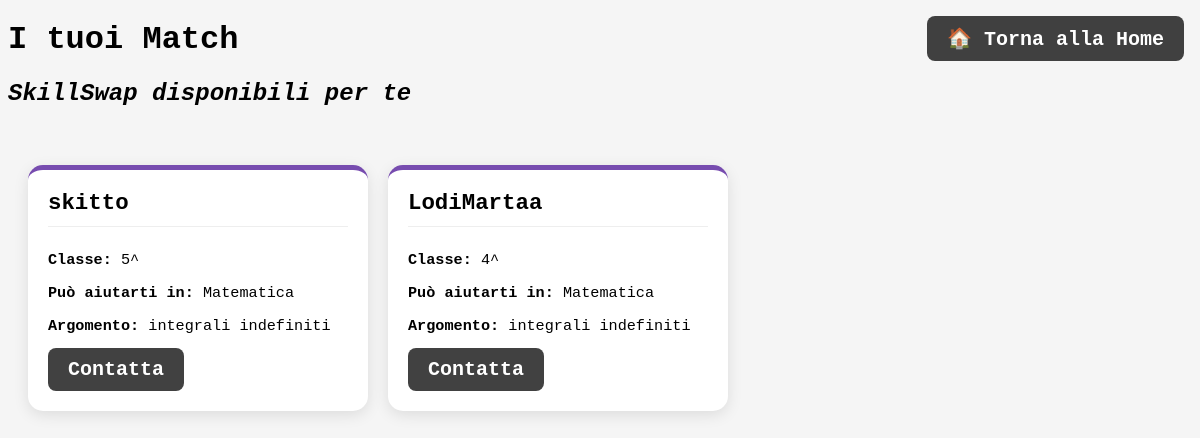
Page /include/match.php (signed in) on the committed database.
### tables this page shows
CREATE TABLE `voti` (
  `idVoto` int NOT NULL,
  `idUtente` int NOT NULL,
  `materia` varchar(100) NOT NULL,
  `argomento` varchar(255) NOT NULL,
  `voto` decimal(4,2) NOT NULL,
  `tipo` enum('OFFRO','CERCO','NEUTRO') NOT NULL,
  `data_inserimento` timestamp NOT NULL
);

CREATE TABLE `utenti` (
  `idUtente` int NOT NULL,
  `nome` varchar(50) NOT NULL,
  `cognome` varchar(50) NOT NULL,
  `username` varchar(50) NOT NULL,
  `indirizzo` varchar(255) NOT NULL,
  `dataNascita` date NOT NULL,
  `provinciaIstituto` varchar(100) NOT NULL,
  `comuneIstituto` varchar(100) NOT NULL,
  `nomeIstituto` varchar(100) NOT NULL,
  `classe` varchar(20) NOT NULL,
  `telefono` varchar(20) NOT NULL,
  `email` varchar(100) NOT NULL,
  `password` varchar(255) NOT NULL
);

### include/match.php (the view, shortened to what this page needs)
<?php
$conn = DBHandler::getPDO();
$myId = $_SESSION['idUtente'];
$sql = "CALL get_matches(:myId)";
$stmt = $conn->prepare($sql);
$stmt->execute(['myId' => $myId]);
$matches = $stmt->fetchAll();
?>
<!DOCTYPE html>
<html lang="it">
<head>
    <link rel="stylesheet" href="../style.css"> </head>
<body>
    <?php require_once 'header_home.php'; ?>
    <h1>I tuoi Match</h1>
    <h2><i> SkillSwap disponibili per te</i></h2>
<br>
    <div class="match-container">
        <?php if (count($matches) > 0): ?>
            <?php foreach ($matches as $match): ?>
                <div class="match-card">
                    <h3><?php echo htmlspecialchars($match['username']); ?></h3>
                    <p><strong>Classe:</strong> <?php echo htmlspecialchars($match['classe']); ?>^</p>
                    <p><strong>Può aiutarti in:</strong> <?php echo htmlspecialchars($match['materia']); ?></p>
                    <p><strong>Argomento:</strong> <?php echo htmlspecialchars($match['argomento']); ?></p>
                    <a href="../userpages/chat.php?con=<?php echo $match['idUtente']; ?>" class="btn">Contatta</a>
                </div>
            <?php endforeach; ?>
        <?php else: ?>
            <p>Al momento non ci sono match disponibili. Prova ad aggiungere altre materie in cui hai bisogno di aiuto!</p>
        <?php endif; ?>
    </div>
</body>
</html>

### style.css (style rules this page uses)
body { background-color: whitesmoke; font-family: 'Courier New', Courier, monospace; }
a { text-decoration: none; color: inherit; }
.btn { font-size: 20px; display: inline-block; padding: 10px 20px; background-color: #2e2e2ee7; color: white; text-decoration: none; border-radius: 8px; font-weight: bold; text-align: center; font-family: inherit; transition: background 0.3s; }
.match-container { display: flex; flex-wrap: wrap; gap: 20px; padding: 20px; }
.match-card { background: #ffffff; border-radius: 15px; box-shadow: 0 4px 15px rgba(0, 0, 0, 0.1); padding: 20px; width: 300px; border-top: 5px solid #774caf; transition: transform 0.3s ease; }
.match-card h3 { margin-top: 0; color: #000000; font-size: 1.4rem; border-bottom: 1px solid #eee; padding-bottom: 10px; }
.match-card p { color: #000000; font-size: 0.95rem; line-height: 1.5; margin: 10px 0; }

### rows in the picture
voti: idUtente.username "skitto", idUtente.classe "5", materia "Matematica", argomento "integrali indefiniti"
voti: idUtente.username "LodiMartaa", idUtente.classe "4", materia "Matematica", argomento "integrali indefiniti"
